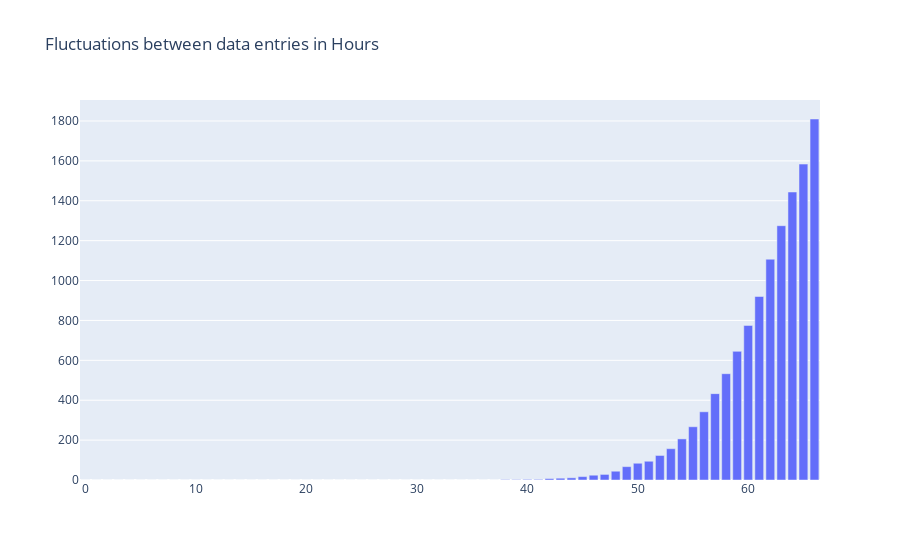

The notebook cell saved with this chart:
### Code cell
import plotly.graph_objects as go
fig = go.Figure()
#fig.add_trace(go.Scatter(y=INTER))
fig.add_trace(go.Bar(y=INTER))
fig.update_layout(title = 'Fluctuations between data entries in Hours')
fig.show()

### Figure 1 — Plotly figure (JSON) as saved in the notebook; plotly's stock layout.template omitted (floating-point values rounded to 4 significant figures)
{"data": [{"type": "bar", "y": [0, 0, 0, 0, 0, 0, 0, 0, 0, 0, 0, 0, 0, 0, 0, 0, 0, 0, 0, 0, 0, 0, 0, 0, 0, 0, 0, 0, 0, 0, 0, 0, 0, 0, 0, 0, 0, 0, 2, 2, 3, 3, 7, 9, 11, 17, 24, 28, 44, 67, 84, 94, 123, 157, 206, 267, 342, 433, 533, 645, 775, 920, 1107, 1275, 1444, 1584, 1810]}], "layout": {"title": {"text": "Fluctuations between data entries in Hours"}}}
